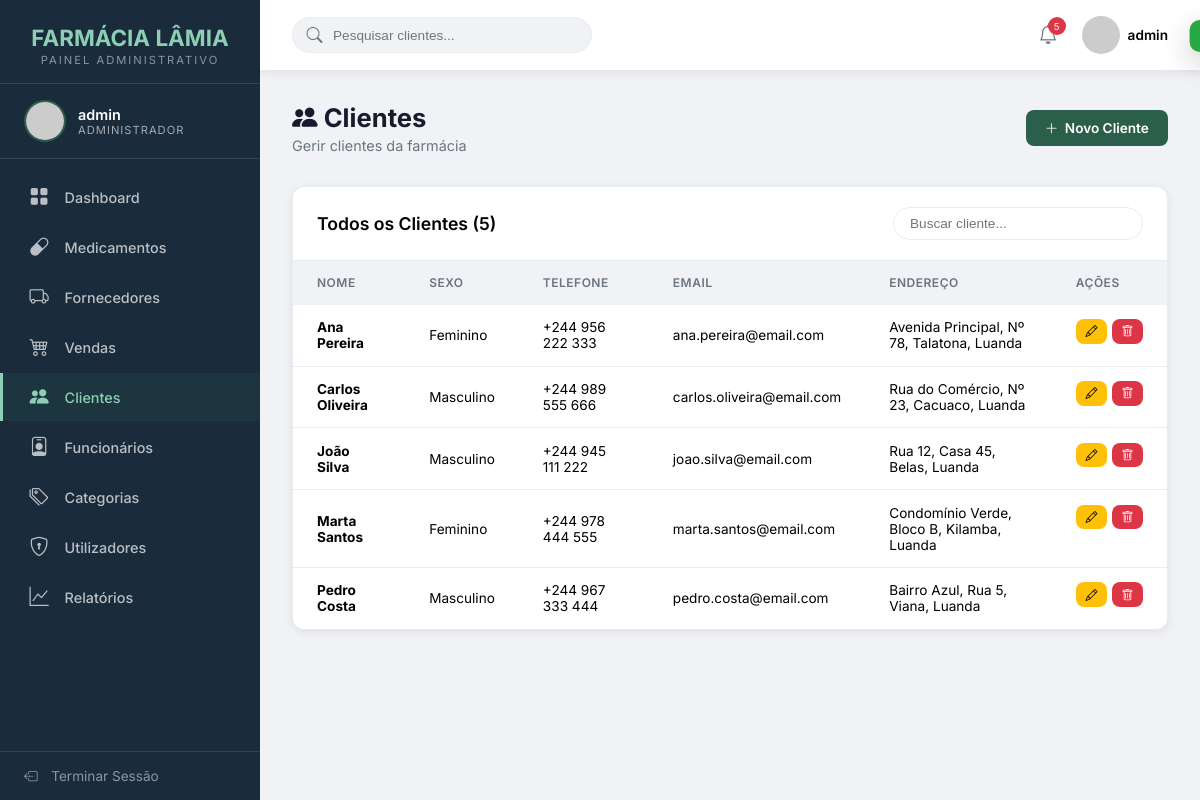
Page /VIEWS/Admin/clientes.php (signed in) on the committed database.
### tables this page shows
CREATE TABLE `cliente` (
  `idCliente` int NOT NULL AUTO_INCREMENT,
  `nome` varchar(100) NOT NULL,
  `sexo` enum('Masculino','Feminino') DEFAULT NULL,
  `dataNascimento` date DEFAULT NULL,
  `telefone` varchar(20) DEFAULT NULL,
  `email` varchar(100) DEFAULT NULL,
  `endereco` varchar(200) DEFAULT NULL,
  PRIMARY KEY (`idCliente`),
  KEY `idx_cliente_nome` (`nome`)
);

### MODEL/DAO/conexao.php (called while the page is built, shortened)
<?php
class Conn
{
    private static $instance = null;
    private $conn;
    private $host = "localhost";
    private $dbname = "sgf";
    private $username = "root";
    private $password = "1234";
    private function __construct()
    {
        try {
            $dsn = "mysql:host={$this->host};dbname={$this->dbname};charset=utf8mb4";
            $options = [
                PDO::ATTR_ERRMODE => PDO::ERRMODE_EXCEPTION,
                PDO::ATTR_DEFAULT_FETCH_MODE => PDO::FETCH_ASSOC,
                PDO::ATTR_EMULATE_PREPARES => false,
                PDO::MYSQL_ATTR_FOUND_ROWS => true,
            ];
            $this->conn = new PDO($dsn, $this->username, $this->password, $options);
        } catch (PDOException $e) {
            throw new Exception("Não foi possível ligar a base de dados: " . $e->getMessage());
        }
    }
    public static function getInstance()
    {
        if (self::$instance === null) {
            self::$instance = new self();
        }
        return self::$instance;
    }
    public function buscarTodos($sql, $params = [])
    {
        try {
            $stmt = $this->conn->prepare($sql);
            $stmt->execute($params);
            return $stmt->fetchAll();
        } catch (PDOException $e) {
            error_log("Erro SQL: " . $e->getMessage());
            throw $e;
        }
    }
}

### CONTROLLER/ClienteController.php (called while the page is built, shortened)
<?php
require_once __DIR__ . '/../MODEL/DAO/ClienteDAO.php';
require_once __DIR__ . '/../MODEL/DTO/ClienteDTO.php';
class ClienteController
{
    private $clienteDAO;
    public function __construct()
    {
        $this->clienteDAO = new ClienteDAO();
    }
    public function listar()
    {
        try {
            $clientes = $this->clienteDAO->listarTodos();
            return ['success' => true, 'data' => $clientes];
        } catch (Exception $e) {
            return ['success' => false, 'message' => 'Erro ao listar clientes.'];
        }
    }
}

### MODEL/DAO/ClienteDAO.php (called while the page is built, shortened)
<?php
require_once __DIR__ . '/conexao.php';
require_once __DIR__ . '/../DTO/ClienteDTO.php';
class ClienteDAO
{
    private $bd;
    public function __construct()
    {
        $this->bd = Conn::getInstance();
    }
    public function listarTodos()
    {
        try {
            $sql = "SELECT * FROM cliente ORDER BY nome ASC";
            $resultados = $this->bd->buscarTodos($sql);
            $clientes = [];
            foreach ($resultados as $linha) {
                $clientes[] = $this->construirDTO($linha);
            }
            return $clientes;
        } catch (Exception $e) {
            error_log("ClienteDAO - Erro em listarTodos(): " . $e->getMessage());
            return [];
        }
    }
    private function construirDTO($dados)
    {
        $cliente = new ClienteDTO();
        $cliente->setIdCliente($dados['idCliente']);
        $cliente->setNome($dados['nome']);
        $cliente->setSexo($dados['sexo']);
        $cliente->setDataNascimento($dados['dataNascimento']);
        $cliente->setTelefone($dados['telefone']);
        $cliente->setEmail($dados['email']);
        $cliente->setEndereco($dados['endereco']);
        return $cliente;
    }
}

### MODEL/DTO/ClienteDTO.php (called while the page is built, shortened)
<?php
class ClienteDTO implements JsonSerializable
{
private $idCliente;
private $nome;
private $sexo;
private $dataNascimento;
private $telefone;
private $email;
private $endereco;
    public function getIdCliente()
    {
        return $this->idCliente ;
    }
    public function setIdCliente($idCliente)
    {
        $this->idCliente = $idCliente;
    }
    public function getNome()
    {
        return $this->nome;
    }
    public function setNome($nome)
    {
        $this->nome = $nome;
    }
    public function getSexo()
    {
        return $this->sexo;
    }
    public function setSexo($sexo)
    {
        $this->sexo = $sexo;
    }
    public function getDataNascimento()
    {
        return $this->dataNascimento;
    }
    public function setDataNascimento($dataNascimento)
    {
        $this->dataNascimento = $dataNascimento;
    }
    public function getTelefone()
    {
        return $this->telefone;
    }
    public function setTelefone($telefone)
    {
        $this->telefone = $telefone;
    }
    public function getEmail()
    {
        return $this->email;
    }
    public function setEmail($email)
    {
        $this->email = $email;
    }
    public function getEndereco()
    {
        return $this->endereco;
    }
    public function setEndereco($endereco)
    {
        $this->endereco = $endereco;
    }
}

### VIEWS/Admin/clientes.php (the view, shortened to what this page needs)
<?php
$usuario = $_SESSION['usuario'];
$nivel = $usuario['nivel'];
$titulo = 'Clientes';
require_once '../../CONTROLLER/ClienteController.php';
$controller = new ClienteController();
$lista = $controller->listar()['data'] ?? [];
?>
<!DOCTYPE html>
<html lang="pt">
<head>
    <link rel="stylesheet" href="https://cdn.jsdelivr.net/npm/bootstrap-icons@1.11.3/font/bootstrap-icons.css">
</head>
<body>
    <div class="toast" id="toast"></div>
    <aside class="sidebar" id="sidebar">
        <div class="sidebar-logo">
            <h2>FARMÁCIA LÂMIA</h2>
            <span>Painel Administrativo</span>
        </div>
        <div class="sidebar-user">
           <img src="https://ui-avatars.com/api/?name=<?php echo urlencode($usuario['username']); ?>&background=2c5f4b&color=fff" alt="Avatar">
            <div class="sidebar-user-info">
                <div class="nome"><?php echo htmlspecialchars($usuario['username']); ?></div>
                <div class="nivel"><?php echo htmlspecialchars($nivel); ?></div>
            </div>
        </div>
        <nav class="sidebar-nav">
            <ul>
                <li><a href="index.php"><i class="bi bi-grid-fill"></i> Dashboard</a></li>
                <li><a href="medicamentos.php"><i class="bi bi-capsule"></i> Medicamentos</a></li>
                <?php if (in_array($nivel, ['Administrador', 'Farmaceutico'])): ?>
                <li><a href="fornecedores.php"><i class="bi bi-truck"></i> Fornecedores</a></li>
                <?php endif; ?>
                <li><a href="vendas.php"><i class="bi bi-cart4"></i> Vendas</a></li>
                <li><a href="clientes.php" class="active"><i class="bi bi-people-fill"></i> Clientes</a></li>
                <?php if (in_array($nivel, ['Administrador', 'Farmaceutico'])): ?>
                <li><a href="funcionarios.php"><i class="bi bi-person-badge"></i> Funcionários</a></li>
                <li><a href="categorias.php"><i class="bi bi-tags"></i> Categorias</a></li>
                <?php endif; ?>
                <?php if ($nivel === 'Administrador'): ?>
                <li><a href="utilizadores.php"><i class="bi bi-shield-lock"></i> Utilizadores</a></li>
                <?php endif; ?>
                <?php if (in_array($nivel, ['Administrador', 'Farmaceutico'])): ?>
                <li><a href="relatorios.php"><i class="bi bi-graph-up"></i> Relatórios</a></li>
                <?php endif; ?>
            </ul>
        </nav>
        <div class="sidebar-footer">
            <a href="#" onclick="abrirModalLogout()"><i class="bi bi-box-arrow-left"></i> Terminar Sessão</a>
        </div>
    </aside>
    <div class="main-content">
        <header class="topbar">
            <div class="topbar-left">
                <div class="topbar-search">
                    <i class="bi bi-search"></i>
                    <input type="text" placeholder="Pesquisar clientes..." id="buscaTopo">
                </div>
            </div>
            <div class="topbar-right">
                <div class="topbar-notification">
                    <i class="bi bi-bell"></i>
                    <span class="badge"><?php echo count($lista); ?></span>
                </div>
                <div class="topbar-user">
                    <img src="https://ui-avatars.com/api/?name=<?php echo urlencode($usuario['username']); ?>&background=2c5f4b&color=fff" alt="Avatar">
                    <span><?php echo htmlspecialchars($usuario['username']); ?></span>
                </div>
            </div>
        </header>
        <div class="page-content">
            <div class="page-header">
                <div>
                    <h1><i class="bi bi-people-fill"></i> <?php echo $titulo; ?></h1>
                    <p>Gerir clientes da farmácia</p>
                </div>
                <button class="btn btn-primary" onclick="abrirModalCadastro()"><i class="bi bi-plus-lg"></i> Novo Cliente</button>
            </div>
            <div class="table-container">
                <div class="table-header">
                    <h3>Todos os Clientes (<?php echo count($lista); ?>)</h3>
                    <div class="search-box">
                        <input type="text" placeholder="Buscar cliente..." id="busca" style="padding:0.5rem 1rem;border:1px solid var(--border);border-radius:20px;font-size:0.85rem;width:250px;outline:none;">
                    </div>
                </div>
                <table>
                    <thead>
                        <tr>
                            <th>Nome</th>
                            <th>Sexo</th>
                            <th>Telefone</th>
                            <th>Email</th>
                            <th>Endereço</th>
                            <th>Ações</th>
                        </tr>
                    </thead>
                    <tbody id="tabelaBody">
                        <?php foreach ($lista as $c): ?>
                        <tr data-id="<?php echo $c->getIdCliente(); ?>">
                            <td><strong><?php echo htmlspecialchars($c->getNome()); ?></strong></td>
                            <td><?php echo $c->getSexo() ?: '—'; ?></td>
                            <td><?php echo $c->getTelefone() ?: '—'; ?></td>
                            <td><?php echo $c->getEmail() ?: '—'; ?></td>
                            <td><?php echo htmlspecialchars($c->getEndereco() ?: '—'); ?></td>
                            <td class="acoes">
                                <button class="btn btn-warning btn-xs" onclick="abrirModalEdicao(<?php echo $c->getIdCliente(); ?>, '<?php echo htmlspecialchars(addslashes($c->getNome())); ?>', '<?php echo $c->getSexo(); ?>', '<?php echo htmlspecialchars(addslashes($c->getTelefone())); ?>', '<?php echo htmlspecialchars(addslashes($c->getEmail())); ?>', '<?php echo htmlspecialchars(addslashes($c->getDataNascimento())); ?>', '<?php echo htmlspecialchars(addslashes($c->getEndereco())); ?>')"><i class="bi bi-pencil"></i></button>
                                <button class="btn btn-danger btn-xs" onclick="abrirModalExclusao(<?php echo $c->getIdCliente(); ?>, '<?php echo htmlspecialchars(addslashes($c->getNome())); ?>')"><i class="bi bi-trash"></i></button>
                            </td>
                        </tr>
                        <?php endforeach; ?>
                    </tbody>
                </table>
            </div>
        </div>
    </div>
</body>
</html>

### rows in the picture
cliente: nome "Ana Pereira", sexo "Feminino", telefone "+244 956 222 333", email "ana.pereira@email.com", endereco "Avenida Principal, Nº 78, Talatona, Luanda"
cliente: nome "Carlos Oliveira", sexo "Masculino", telefone "+244 989 555 666", email "carlos.oliveira@email.com", endereco "Rua do Comércio, Nº 23, Cacuaco, Luanda"
cliente: nome "João Silva", sexo "Masculino", telefone "+244 945 111 222", email "joao.silva@email.com", endereco "Rua 12, Casa 45, Belas, Luanda"
cliente: nome "Marta Santos", sexo "Feminino", telefone "+244 978 444 555", email "marta.santos@email.com", endereco "Condomínio Verde, Bloco B, Kilamba, Luanda"
cliente: nome "Pedro Costa", sexo "Masculino", telefone "+244 967 333 444", email "pedro.costa@email.com", endereco "Bairro Azul, Rua 5, Viana, Luanda"

### other values in the picture
$usuario['username'] "admin"
$nivel "ADMINISTRADOR"
count($lista) "5"
$titulo "Clientes"
